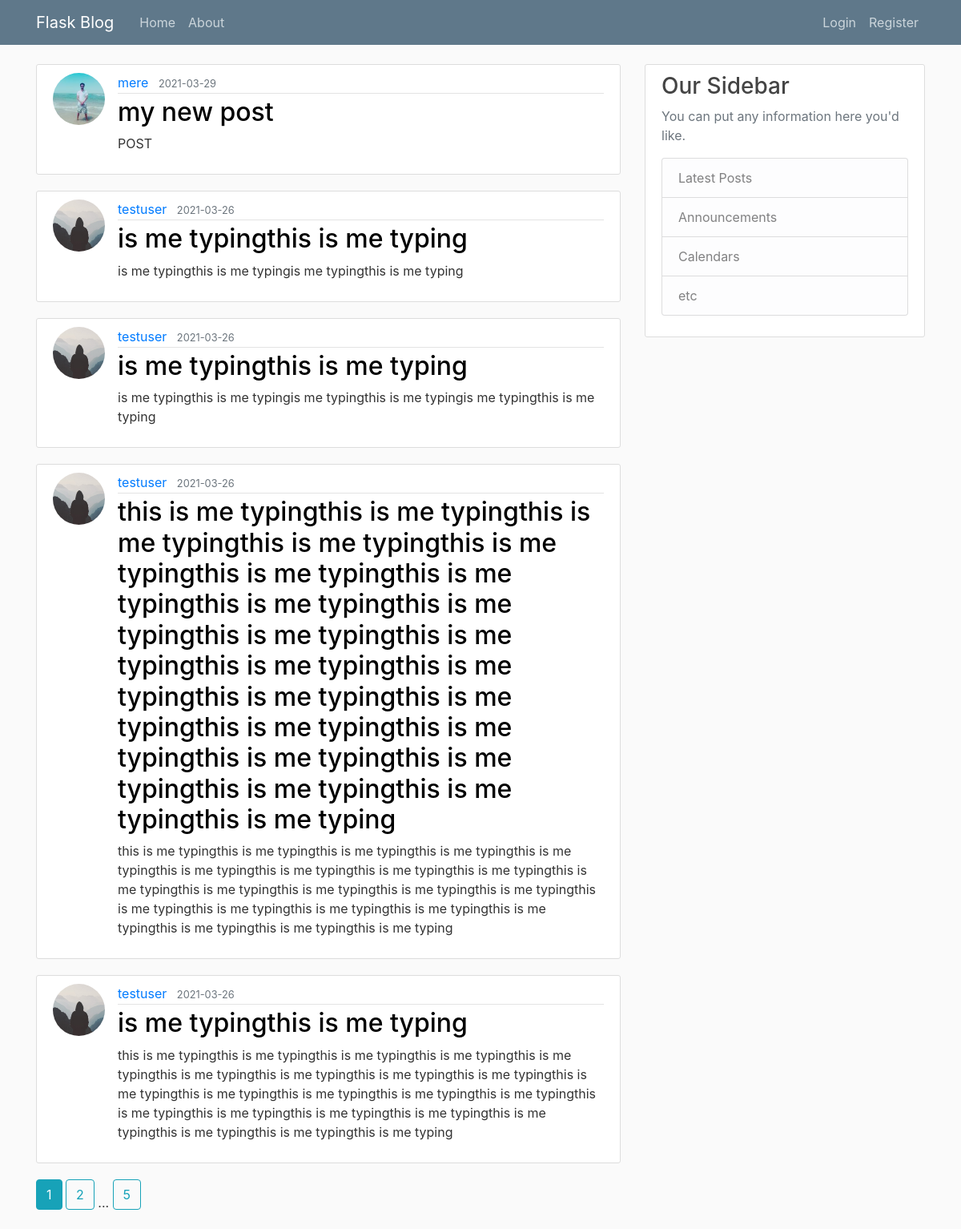
The page /home on the database its author committed.
### app/models.py (models this page shows, shortened)
class Post(db.Model):
    id = db.Column(db.Integer, primary_key=True)
    title = db.Column(db.String(100), nullable=False)
    date_posted = db.Column(db.DateTime, nullable=False, default=datetime.utcnow)
    content = db.Column(db.Text, nullable=False)
    user_id = db.Column(db.Integer, db.ForeignKey('user.id'), nullable=False)

class User(db.Model, UserMixin):
    id = db.Column(db.Integer, primary_key=True)
    username = db.Column(db.String(20), unique=True, nullable=False)
    email = db.Column(db.String(120), unique=True, nullable=False)
    image_file = db.Column(db.String(20), nullable=False)
    password = db.Column(db.String(60), nullable=False)
    posts = db.relationship('Post', backref='author', lazy=True)

### app/routes.py (the view)
@app.route("/")
@app.route("/home")
def home():
    page = request.args.get('page', 1, type=int)
    posts = Post.query.order_by(Post.date_posted.desc()).paginate(page=page, per_page=5)
    return render_template('home.html', posts=posts)

### app/templates/home.html
{% extends "layout.html" %}
{% block content %}
    {% for post in posts.items %}
        <article class="media content-section">
          <img class="rounded-circle article-img" src="{{ url_for('static', filename='profile_pics/' + post.author.image_file) }}">
          <div class="media-body">
            <div class="article-metadata">
              <a class="mr-2" href="{{ url_for('user_posts', username=post.author.username) }}">{{ post.author.username }}</a>
              <small class="text-muted">{{ post.date_posted.strftime('%Y-%m-%d') }}</small>
            </div>
            <h2><a class="article-title" href="{{ url_for('post', post_id=post.id) }}">{{ post.title }}</a></h2>
            <p class="article-content">{{ post.content }}</p>
          </div>
        </article>
    {% endfor %}
    {% for page_num in posts.iter_pages(left_edge=1, right_edge=1, left_current=1, right_current=2) %}
      {% if page_num %}
        {% if posts.page == page_num %}
          <a class="btn btn-info mb-4" href="{{ url_for('home', page=page_num) }}">{{ page_num }}</a>
        {% else %}
          <a class="btn btn-outline-info mb-4" href="{{ url_for('home', page=page_num) }}">{{ page_num }}</a>
        {% endif %}
      {% else %}
        ...
      {% endif %}
    {% endfor %}
{% endblock content %}

### app/templates/layout.html (shortened to what this page needs)
<!DOCTYPE html>
<html>
<head>
    <link rel="stylesheet" href="https://maxcdn.bootstrapcdn.com/bootstrap/4.0.0/css/bootstrap.min.css">
    <link rel="stylesheet" type="text/css" href="{{ url_for('static', filename='main.css') }}">
</head>
<body>
    <header class="site-header">
      <nav class="navbar navbar-expand-md navbar-dark bg-steel fixed-top">
        <div class="container">
          <a class="navbar-brand mr-4" href="/">Flask Blog</a>
          <div class="collapse navbar-collapse" id="navbarToggle">
            <div class="navbar-nav mr-auto">
              <a class="nav-item nav-link" href="{{ url_for('home') }}">Home</a>
              <a class="nav-item nav-link" href="{{ url_for('about') }}">About</a>
            </div>
            <div class="navbar-nav">
              {% if current_user.is_authenticated %}
                <a class="nav-item nav-link" href="{{ url_for('new_post') }}">New Post</a>
                <a class="nav-item nav-link" href="{{ url_for('account') }}">Account</a>
                <a class="nav-item nav-link" href="{{ url_for('logout') }}">Logout</a>
              {% else %}
                <a class="nav-item nav-link" href="{{ url_for('login') }}">Login</a>
                <a class="nav-item nav-link" href="{{ url_for('register') }}">Register</a>
              {% endif %}
            </div>
          </div>
        </div>
      </nav>
    </header>
    <main role="main" class="container">
      <div class="row">
        <div class="col-md-8">
          {% block content %}{% endblock %}
        </div>
        <div class="col-md-4">
          <div class="content-section">
            <h3>Our Sidebar</h3>
            <p class='text-muted'>You can put any information here you'd like.
              <ul class="list-group">
                <li class="list-group-item list-group-item-light">Latest Posts</li>
                <li class="list-group-item list-group-item-light">Announcements</li>
                <li class="list-group-item list-group-item-light">Calendars</li>
                <li class="list-group-item list-group-item-light">etc</li>
              </ul>
            </p>
          </div>
        </div>
      </div>
    </main>
</body>
</html>

### app/static/main.css (style rules this page uses)
body { background: #fafafa; color: #333333; margin-top: 5rem; }
h1, h2, h3, h4, h5, h6 { color: #444444; }
.bg-steel { background-color: #5f788a !important; }
.site-header .navbar-nav .nav-link { color: #cbd5db; }
.content-section { background: #ffffff; padding: 10px 20px; border: 1px solid #dddddd; border-radius: 3px; margin-bottom: 20px; }
.article-title { color: #000000; }
.article-content { white-space: pre-line; }
.article-img { height: 65px; width: 65px; margin-right: 16px; }
.article-metadata { padding-bottom: 1px; margin-bottom: 4px; border-bottom: 1px solid #e3e3e3 }

### rows shown on the page
Post: image_file (picture), author.username "mere", date_posted "2021-03-29", title "my new post", content "POST"
Post: image_file (placeholder picture), author.username "testuser", date_posted "2021-03-26", title "is me typingthis is me typing", content "is me typingthis is me typingis me typingthis is me typing"
Post: image_file (placeholder picture), author.username "testuser", date_posted "2021-03-26", title "is me typingthis is me typing", content "is me typingthis is me typingis me typingthis is me typingis me typingthis is me typing"
Post: image_file (placeholder picture), author.username "testuser", date_posted "2021-03-26", title "this is me typingthis is me typingthis is me typingthis is me typingthis is me typingthis is me typingthis is me typingthis is me typingthis is me typingthis is me typingthis is me typingthis is me typingthis is me typingthis is me typingthis is me typingthis is me typingthis is me typingthis is me typingthis is me typingthis is me typingthis is me typingthis is me typing", content "this is me typingthis is me typingthis is me typingthis is me typingthis is me typingthis is me typingthis is me typingthis is me typingthis is me typingthis is me typingthis is me typingthis is me typingthis is me typingthis is me typingthis is me typingthis is me typingthis is me typingthis is me typingthis is me typingthis is me typingthis is me typingthis is me typing"
Post: image_file (placeholder picture), author.username "testuser", date_posted "2021-03-26", title "is me typingthis is me typing", content "this is me typingthis is me typingthis is me typingthis is me typingthis is me typingthis is me typingthis is me typingthis is me typingthis is me typingthis is me typingthis is me typingthis is me typingthis is me typingthis is me typingthis is me typingthis is me typingthis is me typingthis is me typingthis is me typingthis is me typingthis is me typingthis is me typing"

### other values the page prints
{{ page_num }} "1"
{{ page_num }} "2" "5"
